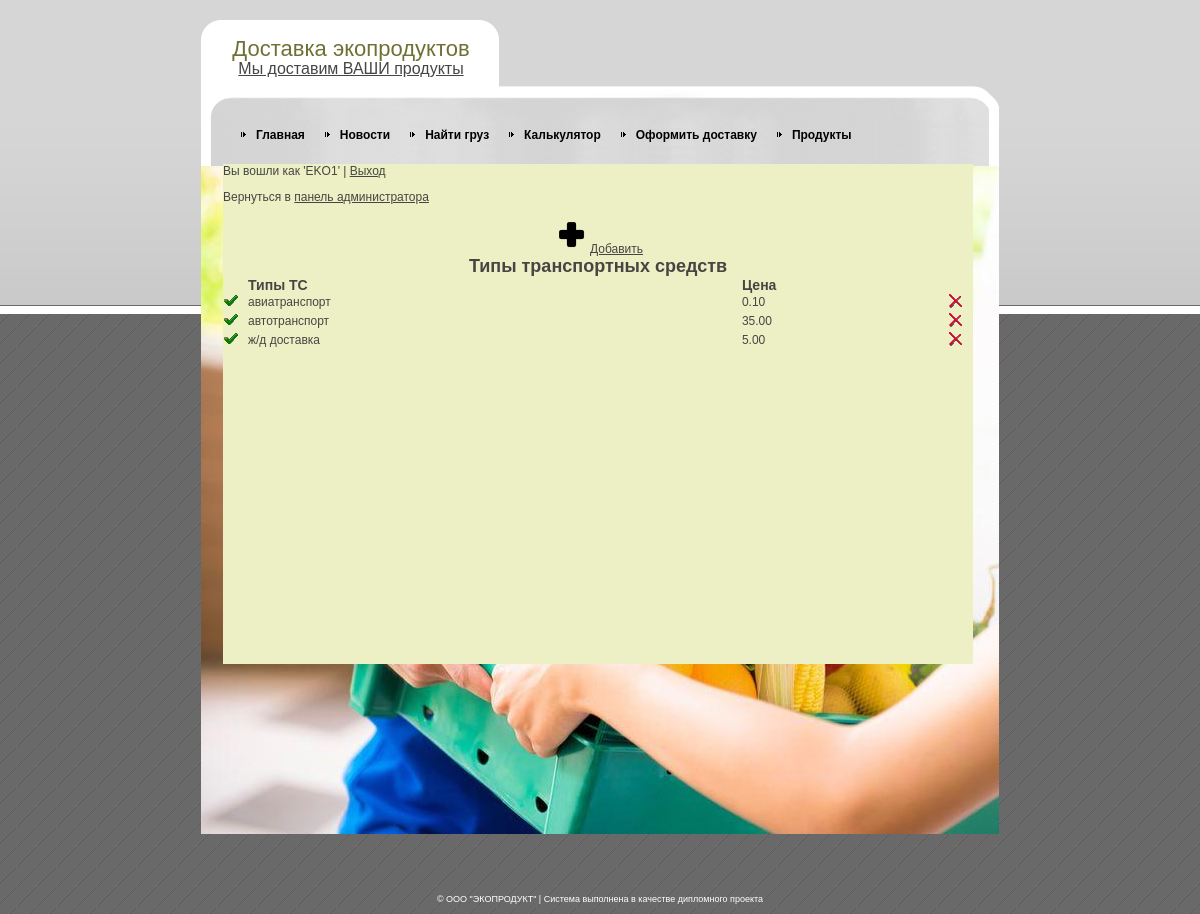
Before: /edit_typets.php (signed in) with the older database file.
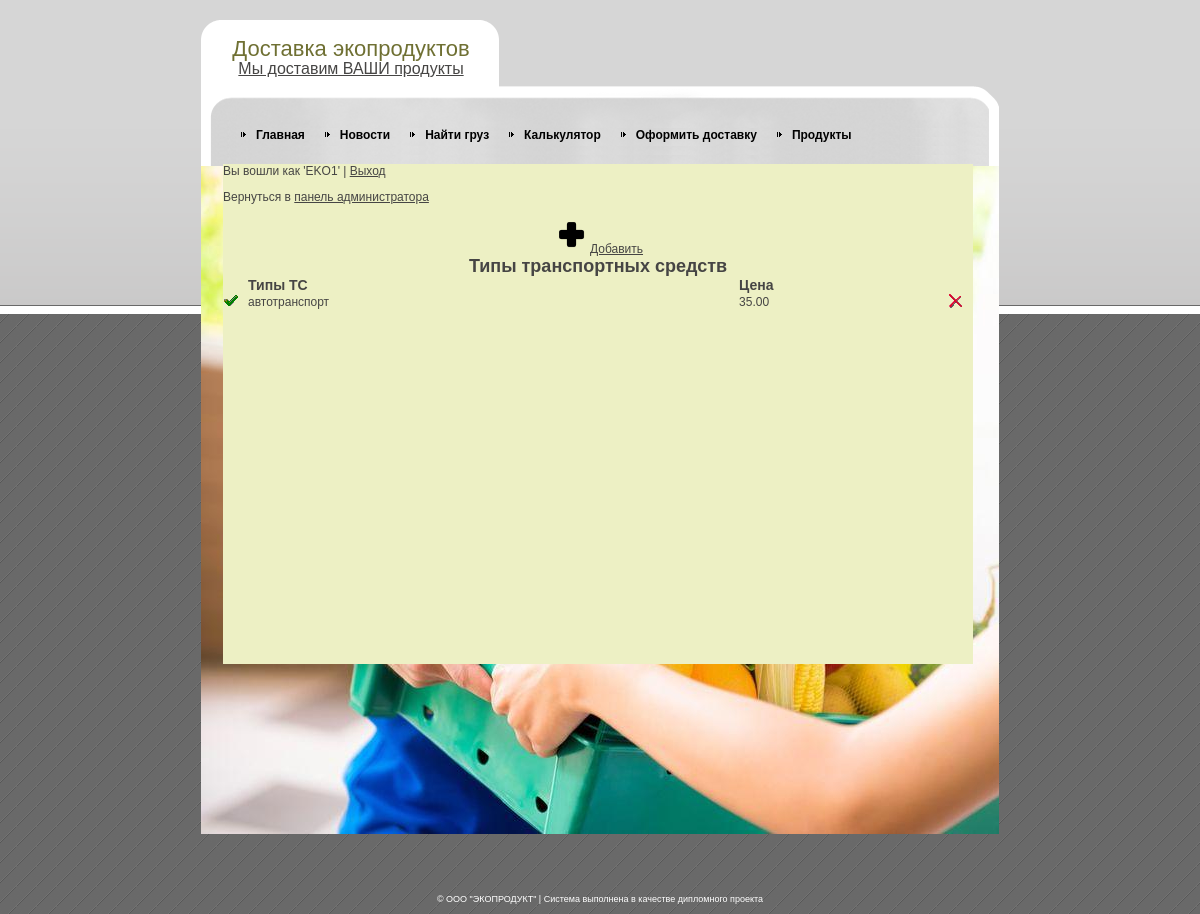
After: the same page with the newer database file.
### tables this page shows
CREATE TABLE IF NOT EXISTS `typets` (
  `id` int(11) NOT NULL AUTO_INCREMENT,
  `type` varchar(50) NOT NULL,
  `price` float NOT NULL,
  PRIMARY KEY (`id`)
);

### lib_db.php (called while the page is built, shortened)
<?php
function dataBaseToArray($resultat)
{
    $array = array();
    while($row = mysql_fetch_assoc($resultat))
	{
        $array[] = $row;
    }
    return $array;
}
function getTypeTS()
{
    $sql = "SELECT * FROM typets ORDER BY type";
    $resultat = mysql_query($sql) or die(mysql_error());
    return dataBaseToArray($resultat);
}
			$error = 1;?>

### edit_typets.php (the view, shortened to what this page needs)
<?php
require "lib_db.php";
?>
<!DOCTYPE html PUBLIC "-//W3C//DTD XHTML 1.0 Strict//EN" "http://www.w3.org/TR/xhtml1/DTD/xhtml1-strict.dtd">
<html xmlns="http://www.w3.org/1999/xhtml" xml:lang="en" lang="en">
<head>
<link rel="stylesheet" href="style.css" type="text/css" charset="utf-8" />
</head>
<body>
<div id="outer">
  <div id="wrapper">
    <div id="body-bot">
      <div id="body-top">
        <div id="logo">
          <h1>Доставка экопродуктов</h1>
          <p><a href="adminform.php" target="_parent">Мы доставим ВАШИ продукты</a></p>
        </div>
        <div id="nav">
          <ul>
            <li><a href="index.php">Главная</a></li>
            <li><a href="news.php">Новости</a></li>
            <li><a href="find.php">Найти груз</a></li>
            <li><a href="calc.php">Калькулятор</a></li>
            <li><a href="order.php">Оформить доставку</a></li>
            <li><a href="product.php">Продукты</a></li>
          </ul>
        </div>
        <div id="gboxm">
				<?php
				$login = $_SESSION['login'];
				$password = $_SESSION['password'];
				if(empty($login) and empty($password))
				{
					echo "<h2>Ошибка!</h2>";
					echo "<p>Необходимо пройти авторизацию | <a href='adminform.php'>Вход</a></p>";
				}
				else
				{
					echo "<p>Вы вошли как '$login' | <a href='exit.php'>Выход</a></p>";
					echo "<p>Вернуться в <a href='adminform.php'>панель администратора</a></p>";?>
					<center><a href="edit_typetsf.php?id=0"><img height="37" src="images/add.png" alt="add" />Добавить</a>
					<h2><center>Типы транспортных средств</center></h2>
					<table border="0" cellpadding="0" cellspacing="0" width="100%">
					<tr>
						<td width=25></td>
						<td><h3>Типы ТС</h3></td>
						<td><h3>Цена</h3></td>
						<td width=25></td>
					</tr>
					<?
					$items = getTypeTS();
					foreach($items as $item)
					{?>
						<tr>
						<td><a href="edit_typetsf.php?id=<?=$item["id"]?>"><img src="images/edit.ICO" alt="edit" /></a></td>
						<td><?=$item["type"]?></td>
						<td><?=number_format($item["price"], 2)?></td>
						<td><a href="delete_typets.php?id=<?=$item["id"]?>"><img src="images/del.ICO" alt="del" /></a></td>
						</tr>
					<?}
						echo "</table>";
					}?>
        </div>
      </div>
    </div>
  </div>
</div>
<div id="copyright"> &copy; ООО "ЭКОПРОДУКТ" | Система выполнена в качестве дипломного проекта</div>
</body>
</html>

Changed rows visible on the page:
removed typets: type "авиатранспорт", price "0.10"
removed typets: type "ж/д доставка", price "5.00"
